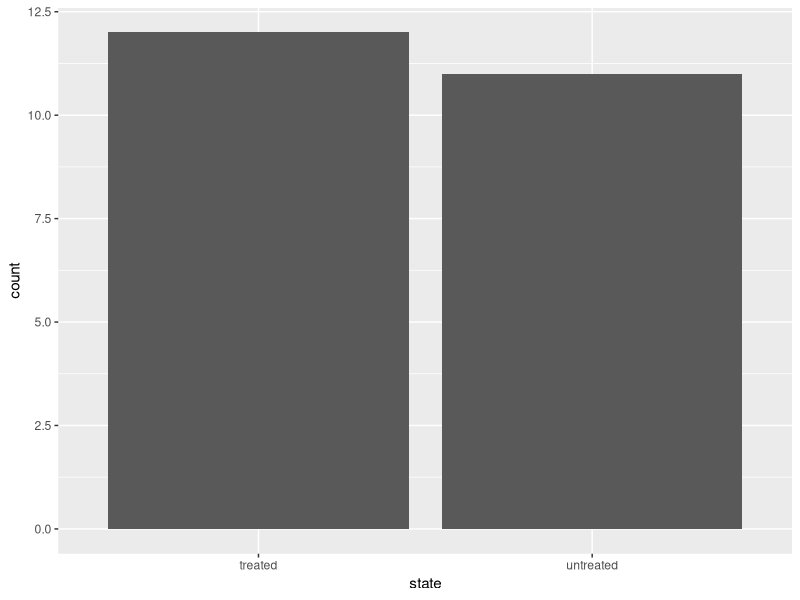
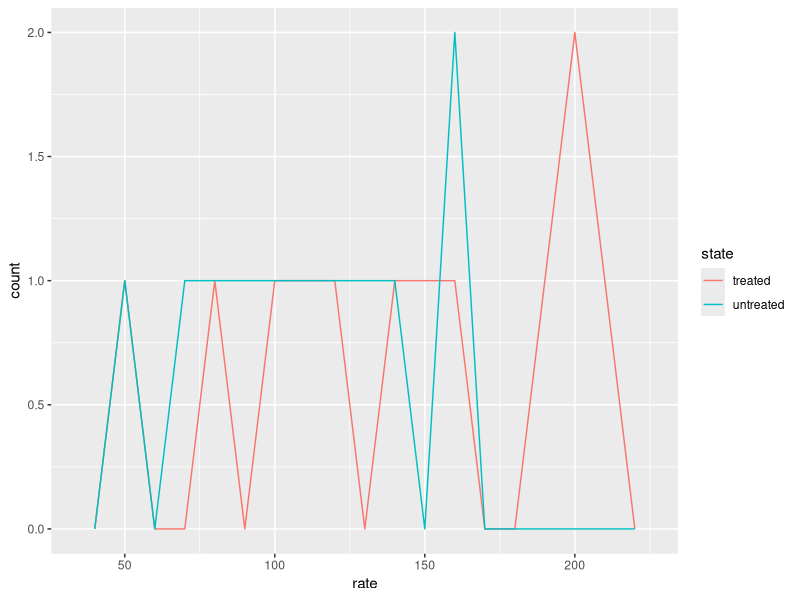

Here is the R script that generated these plots, in order:
## ---- chunk 1
knitr::opts_chunk$set(echo = TRUE)
## ---- chunk 2

library(ggplot2)
head(Puromycin)
summary(Puromycin)
ggplot(data = Puromycin) + geom_bar(mapping = aes(x = state))
ggplot(data = Puromycin, mapping = aes(x = rate)) + geom_freqpoly(mapping = aes(colour = state), binwidth = 10)

